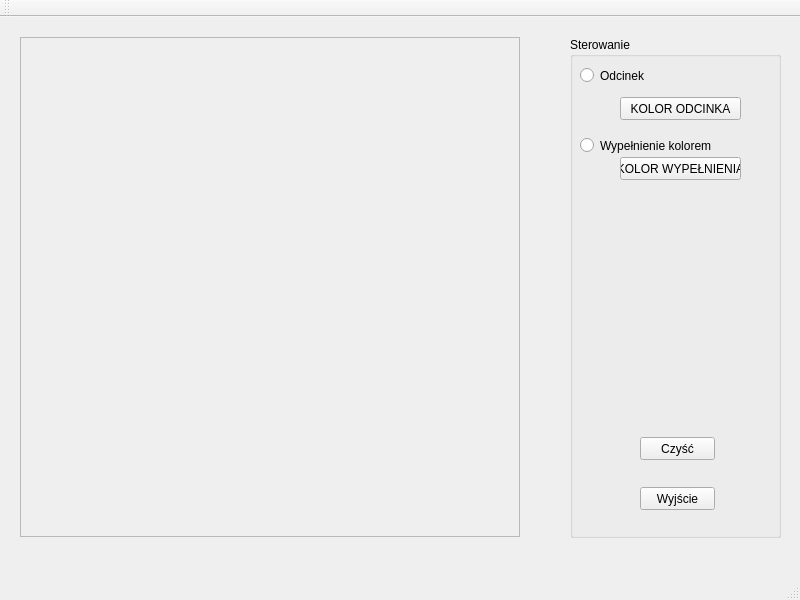
<?xml version="1.0" encoding="UTF-8"?>
<ui version="4.0">
 <class>MainWindow</class>
 <widget class="QMainWindow" name="MainWindow">
  <property name="geometry">
   <rect>
    <x>0</x>
    <y>0</y>
    <width>800</width>
    <height>600</height>
   </rect>
  </property>
  <property name="windowTitle">
   <string>Laboratorium grafiki i multimediów</string>
  </property>
  <widget class="QWidget" name="centralWidget">
   <widget class="QFrame" name="frame">
    <property name="geometry">
     <rect>
      <x>20</x>
      <y>20</y>
      <width>500</width>
      <height>500</height>
     </rect>
    </property>
    <property name="frameShape">
     <enum>QFrame::StyledPanel</enum>
    </property>
    <property name="frameShadow">
     <enum>QFrame::Raised</enum>
    </property>
   </widget>
   <widget class="QGroupBox" name="groupBox">
    <property name="geometry">
     <rect>
      <x>570</x>
      <y>20</y>
      <width>211</width>
      <height>501</height>
     </rect>
    </property>
    <property name="title">
     <string>Sterowanie</string>
    </property>
    <widget class="QPushButton" name="exitButton">
     <property name="geometry">
      <rect>
       <x>70</x>
       <y>450</y>
       <width>75</width>
       <height>23</height>
      </rect>
     </property>
     <property name="text">
      <string>Wyjście</string>
     </property>
    </widget>
    <widget class="QPushButton" name="cleanButton">
     <property name="geometry">
      <rect>
       <x>70</x>
       <y>400</y>
       <width>75</width>
       <height>23</height>
      </rect>
     </property>
     <property name="text">
      <string>Czyść</string>
     </property>
    </widget>
    <widget class="QRadioButton" name="radioButton">
     <property name="geometry">
      <rect>
       <x>10</x>
       <y>30</y>
       <width>82</width>
       <height>17</height>
      </rect>
     </property>
     <property name="text">
      <string>Odcinek</string>
     </property>
    </widget>
    <widget class="QRadioButton" name="wypelnienie">
     <property name="geometry">
      <rect>
       <x>10</x>
       <y>100</y>
       <width>131</width>
       <height>17</height>
      </rect>
     </property>
     <property name="text">
      <string>Wypełnienie kolorem</string>
     </property>
    </widget>
    <widget class="QPushButton" name="pushButton">
     <property name="geometry">
      <rect>
       <x>50</x>
       <y>120</y>
       <width>121</width>
       <height>23</height>
      </rect>
     </property>
     <property name="text">
      <string>KOLOR WYPEŁNIENIA</string>
     </property>
    </widget>
    <widget class="QPushButton" name="pushButton_3">
     <property name="geometry">
      <rect>
       <x>50</x>
       <y>60</y>
       <width>121</width>
       <height>23</height>
      </rect>
     </property>
     <property name="text">
      <string>KOLOR ODCINKA</string>
     </property>
    </widget>
   </widget>
  </widget>
  <widget class="QMenuBar" name="menuBar">
   <property name="geometry">
    <rect>
     <x>0</x>
     <y>0</y>
     <width>800</width>
     <height>21</height>
    </rect>
   </property>
  </widget>
  <widget class="QToolBar" name="mainToolBar">
   <attribute name="toolBarArea">
    <enum>TopToolBarArea</enum>
   </attribute>
   <attribute name="toolBarBreak">
    <bool>false</bool>
   </attribute>
  </widget>
  <widget class="QStatusBar" name="statusBar"/>
 </widget>
 <layoutdefault spacing="6" margin="11"/>
 <resources/>
 <connections/>
</ui>
